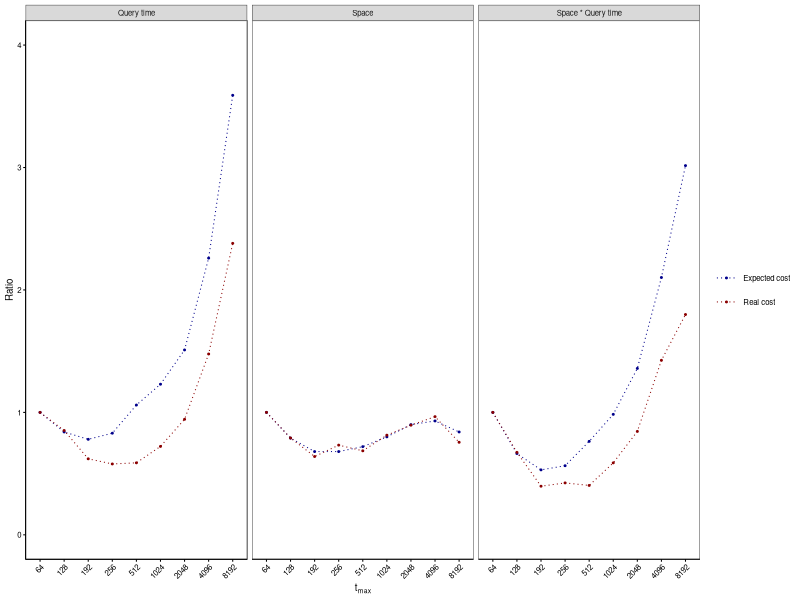

Reproduce this figure in R.
library(ggplot2)
library(reshape2)
library(here)

table2 <- data.frame(tmax = as.factor(c(64,128, 192,256, 512,1024,2048,4096,8192)),
                     exp_time  = c(1.00, 0.84, 0.78, 0.83, 1.06, 1.23, 1.51, 2.26, 3.59),
                     exp_mem   = c(1.00, 0.79, 0.68, 0.68, 0.72, 0.80, 0.90, 0.93, 0.84),
                     real_mem = c(1.00, 0.790698, 0.639535, 0.732558, 0.686047, 0.813953, 0.895349, 0.965116, 0.755814),
                     real_time = c(0.647888, 0.682035, 0.440796, 0.486141, 0.43423, 0.530725, 0.728071, 1.18781, 1.71542))

table2 <- data.frame(tmax = as.factor(c(64,128, 192,256, 512,1024,2048,4096,8192)),
                     exp_time  = c(1.00, 0.84, 0.78, 0.83, 1.06, 1.23, 1.51, 2.26, 3.59),
                     exp_mem   = c(1.00, 0.79, 0.68, 0.68, 0.72, 0.80, 0.90, 0.93, 0.84),
                     real_mem = c(1.00, 0.790698, 0.639535, 0.732558, 0.686047, 0.813953, 0.895349, 0.965116, 0.755814),
                     real_time = c(0.756273, 0.644432, 0.469482, 0.437686, 0.444667, 0.54607, 0.713417, 1.11696, 1.80044))

table2$real_time <- table2$real_time / table2$real_time[1] # make runtime relative to 64 HIBF

table2 <- cbind(table2, exp_total = table2$exp_time * table2$exp_mem)
table2 <- cbind(table2, real_total = table2$real_time * table2$real_mem)

cor(table2$exp_total, table2$real_total)
cor(table2$exp_mem, table2$real_mem)
cor(table2$exp_time, table2$real_time)

ttable <- t(table2)

melted <- melt(table2)
melted <- cbind(melted, bench = c(rep("Expected cost", 18), rep("Real cost", 18), rep("Expected cost",9), rep("Real cost",9)))
melted <- cbind(melted, versus = c(rep("Query time",9), rep("Space",18), rep("Query time",9), rep("Space * Query time",18)))

colnames(melted) <- c("tmax", "variable", "Ratio", "bench", "versus")

my.colors <- c( "darkblue", "darkred")

gg <- ggplot(melted, aes(x=tmax, y=Ratio, group=variable)) +
  geom_line(linetype=3, aes(col=bench), linewidth=1/.pt) +
  geom_point(aes(col=bench), size=1/.pt) +
  scale_color_manual(values = my.colors) +
  facet_grid(~ versus) +
  coord_cartesian(ylim = c(0, 4)) +
  theme_bw(base_size=7) +
  xlab(expression(t[m][a][x])) +
  theme(axis.line = element_line(colour = "black", linewidth=1/.pt),
        axis.ticks = element_line(colour = "black", linewidth = 1/.pt),
        axis.text.x = element_text(angle=45, hjust=1, colour="black"),
        axis.text.y = element_text(colour = "black"),
        text=element_text(colour="black"),
        plot.title = element_text(face = "bold"),
        panel.grid.major = element_blank(),
        panel.grid.minor = element_blank(),
        legend.title = element_blank())

pdf(here("fig_9_tmax_measurements_tmp.pdf"), width = 5, height = 1.8)
print(gg)
invisible(dev.off())
